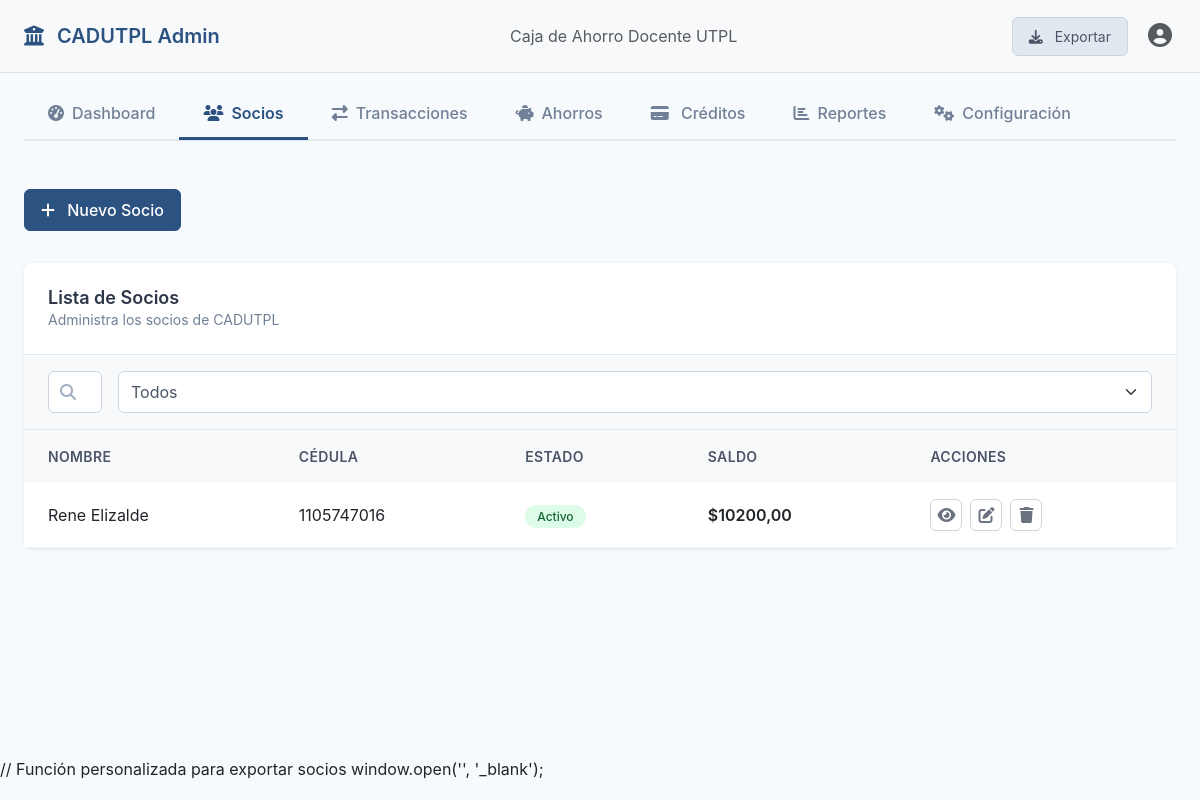
/users/admin/listar/ (signed in), run on an earlier commit of the app's database.
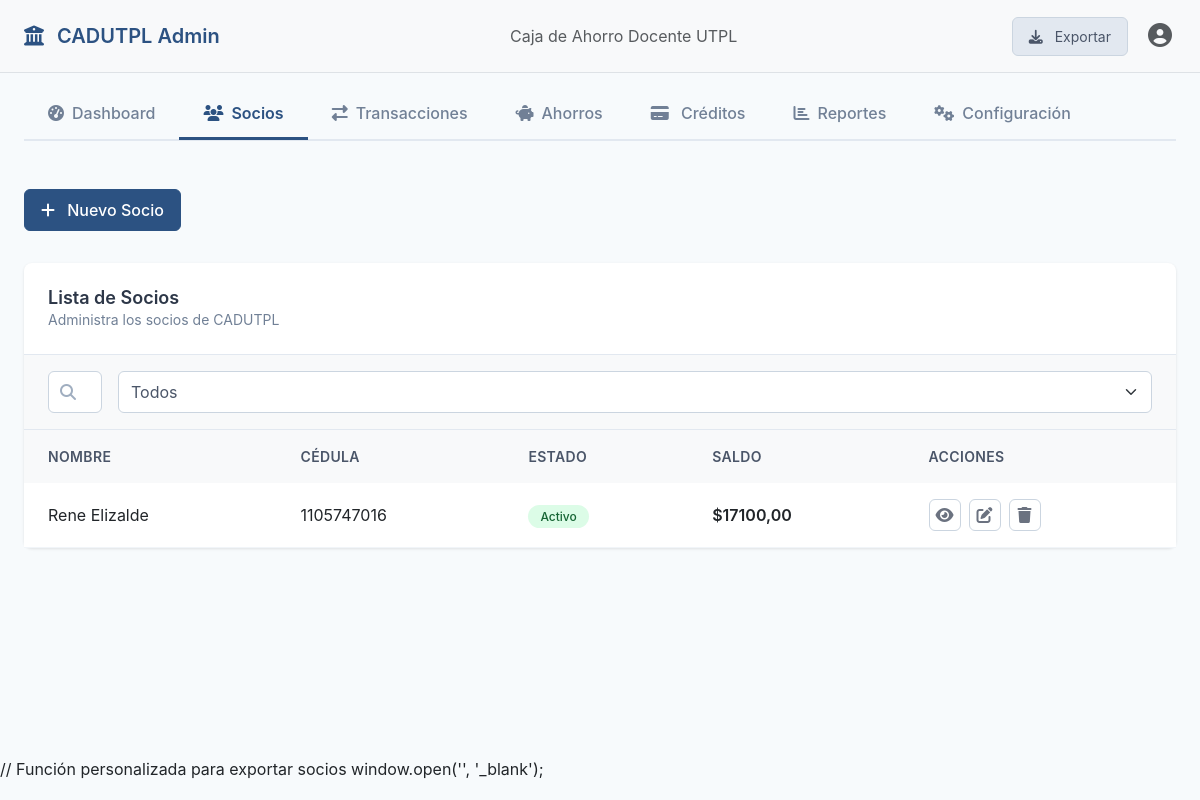
And on a later commit of the database.
### users/models.py (models this page shows, shortened)
class CustomUser(AbstractUser):
    username = models.CharField(
        max_length=150,
        unique=True,
        verbose_name="Nombre de usuario",
        null=True,
        blank=True,  # Permite que sea opcional para los usuarios normales
    )
    email = models.EmailField(unique=True)
    phone = models.CharField(max_length=15, blank=True, null=True)
    document_type = models.CharField(
        max_length=20,
        choices=[("CEDULA", "CEDULA"), ("RUC", "RUC"), ("PASSPORT", "Pasaporte")],
    )
    document_number = models.CharField(max_length=20)
    reference_number = models.CharField(max_length=100, unique=True, default=uuid.uuid4)
    address = models.CharField(max_length=255, blank=True)
    profile_picture = models.ImageField(
        upload_to="profile_pictures/", blank=True, null=True
    )
    account_balance = models.DecimalField(max_digits=10, decimal_places=2, default=0)
    is_verified = models.BooleanField(default=False)
    preferred_currency = models.CharField(max_length=3, default="USD")
    preferred_language = models.CharField(max_length=2, default="es")
    created_at = models.DateTimeField(auto_now_add=True)
    updated_at = models.DateTimeField(auto_now=True)
    USERNAME_FIELD = "email"  # El email sigue siendo el identificador único
    REQUIRED_FIELDS = [
        "username"
    ]  # Hacer que username sea requerido para superusuarios
    objects = CustomUserManager()  # Asignar el manager personalizado
    class Meta:
        db_table = "custom_users"

### wallets/models.py (models this page shows, shortened)
class Wallet(models.Model):
    user = models.OneToOneField(CustomUser, on_delete=models.CASCADE, related_name='wallet')
    balance = models.DecimalField(max_digits=10, decimal_places=2, default=0)
    total_credit_line = models.DecimalField(max_digits=10, decimal_places=2, default=2000)
    available_credit = models.DecimalField(max_digits=10, decimal_places=2, default=2000)
    created_at = models.DateTimeField(auto_now_add=True)
    updated_at = models.DateTimeField(auto_now=True)

### users/views.py (the view)
# urls.py: path("admin/listar/", socio_list_view, name="socio_list"),
@login_required
def socio_list_view(request):
    socios = CustomUser.objects.filter(is_staff=False).select_related("wallet")
    context = {"socios": socios}
    return render(request, "users/gestion_socios.html", context)

### users/templates/users/gestion_socios.html (shortened to what the changed rows need)
<!DOCTYPE html>
<html lang="es">
<head>
    <link href="https://cdnjs.cloudflare.com/ajax/libs/bootstrap/5.3.0/css/bootstrap.min.css" rel="stylesheet">
    <link href="https://cdnjs.cloudflare.com/ajax/libs/font-awesome/6.4.0/css/all.min.css" rel="stylesheet">
</head>
<body>
    <div class="container-fluid px-4 main-content">
        {% block content %}
        <div class="row">
            <div class="col-12">
                <div class="card socios-card">
                    <div class="table-responsive">
                        <table class="table socios-table" id="sociosTable">
                            <thead>
                                <tr>
                                    <th>Nombre</th>
                                    <th>Cédula</th>
                                    <th>Estado</th>
                                    <th>Saldo</th>
                                    <th>Acciones</th>
                                </tr>
                            </thead>
                            <tbody>
                                {% for socio in socios %}
                                <tr>
                                    <td>{{ socio.first_name }} {{ socio.last_name }}</td>
                                    <td>{{ socio.document_number }}</td>
                                    <td>
                                        {% if socio.is_active %}
                                        <span class="badge-activo">Activo</span>
                                        {% else %}
                                        <span class="badge-inactivo">Inactivo</span>
                                        {% endif %}
                                    </td>
                                    <td class="saldo-amount">${{ socio.wallet.balance }}</td>
                                    <td>
                                        <div class="action-buttons">
                                            <button class="btn btn-action btn-view" title="Ver detalles"
                                                data-bs-toggle="modal" data-bs-target="#viewSocioModal"
                                                data-name="Dr. {{ socio.first_name }} {{ socio.last_name }}"
                                                data-document="{{ socio.document_number }}"
                                                data-status="{% if socio.is_active %}Activo{% else %}Inactivo{% endif %}"
                                                data-email="{{ socio.email }}" data-phone="{{ socio.phone }}"
                                                data-balance="${{ socio.wallet.balance }}"
                                                data-date="{{ socio.date_joined|date:'Y-m-d' }}">
                                                <i class="fas fa-eye"></i>
                                            </button>
                                            <button class="btn btn-action btn-edit" title="Editar"
                                                onclick="editSocio({{ socio.id }})">
                                                <i class="fas fa-edit"></i>
                                            </button>
                                            <button class="btn btn-action btn-delete" title="Eliminar"
                                                onclick="deleteSocio({{ socio.id }}, '{{ socio.get_full_name }}')">
                                                <i class="fas fa-trash"></i>
                                            </button>
                                        </div>
                                    </td>
                                </tr>
                                {% empty %}
                                <tr>
                                    <td colspan="6" class="text-center text-muted py-4">No hay socios registrados.</td>
                                </tr>
                                {% endfor %}
                            </tbody>
                        </table>
                    </div>
                </div>
            </div>
        </div>
        {% endblock %}
    </div>
</body>
</html>

What changed in the data, as far as the page shows it:
changed through a linked row, CustomUser "Rene": wallet.balance "10200,00" → "17100,00"
